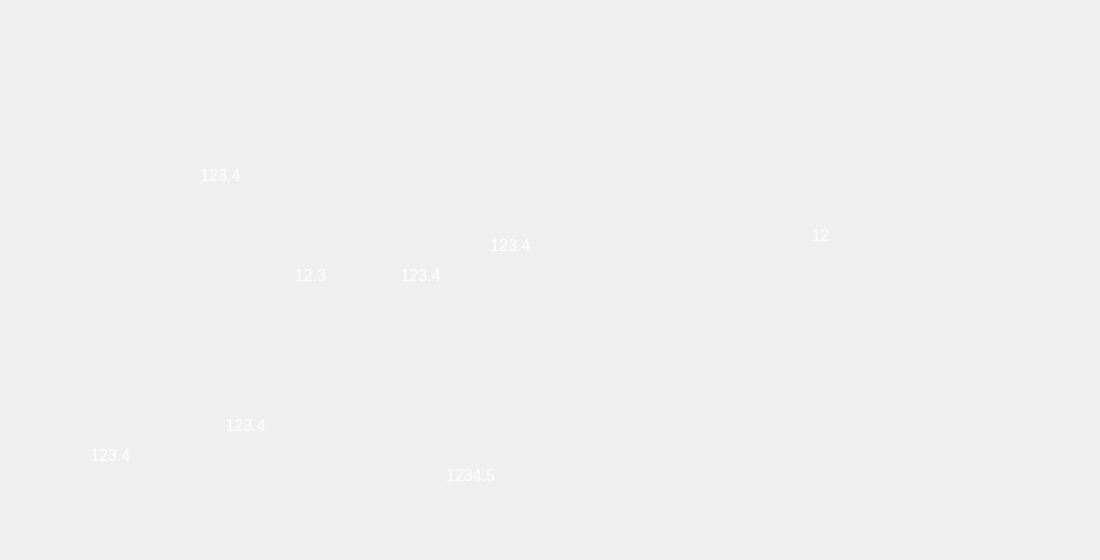
   <widget class="QWidget" name="Profile">
    <attribute name="title">
     <string>Przekrój</string>
    </attribute>
    <widget class="QLabel" name="profilePicture">
     <property name="geometry">
      <rect>
       <x>-80</x>
       <y>-20</y>
       <width>1091</width>
       <height>551</height>
      </rect>
     </property>
     <property name="text">
      <string/>
     </property>
     <property name="pixmap">
      <pixmap resource="../resources.qrc">:/res/ResultTrussProfile.PNG</pixmap>
     </property>
     <property name="scaledContents">
      <bool>true</bool>
     </property>
    </widget>
    <widget class="QLabel" name="profileRafterLength">
     <property name="geometry">
      <rect>
       <x>190</x>
       <y>160</y>
       <width>61</width>
       <height>31</height>
      </rect>
     </property>
     <property name="palette">
      <palette>
       <active>
        <colorrole role="WindowText">
         <brush brushstyle="SolidPattern">
          <color alpha="255">
           <red>255</red>
           <green>255</green>
           <blue>255</blue>
          </color>
         </brush>
        </colorrole>
        <colorrole role="Button">
         <brush brushstyle="SolidPattern">
          <color alpha="255">
           <red>33</red>
           <green>40</green>
           <blue>48</blue>
          </color>
         </brush>
        </colorrole>
        <colorrole role="Base">
         <brush brushstyle="SolidPattern">
          <color alpha="255">
           <red>33</red>
           <green>40</green>
           <blue>48</blue>
          </color>
         </brush>
        </colorrole>
        <colorrole role="Window">
         <brush brushstyle="SolidPattern">
          <color alpha="255">
           <red>33</red>
           <green>40</green>
           <blue>48</blue>
          </color>
         </brush>
        </colorrole>
       </active>
       <inactive>
        <colorrole role="WindowText">
         <brush brushstyle="SolidPattern">
          <color alpha="255">
           <red>255</red>
           <green>255</green>
           <blue>255</blue>
          </color>
         </brush>
        </colorrole>
        <colorrole role="Button">
         <brush brushstyle="SolidPattern">
          <color alpha="255">
           <red>33</red>
           <green>40</green>
           <blue>48</blue>
          </color>
         </brush>
        </colorrole>
        <colorrole role="Base">
         <brush brushstyle="SolidPattern">
          <color alpha="255">
           <red>33</red>
           <green>40</green>
           <blue>48</blue>
          </color>
         </brush>
        </colorrole>
        <colorrole role="Window">
         <brush brushstyle="SolidPattern">
          <color alpha="255">
           <red>33</red>
           <green>40</green>
           <blue>48</blue>
          </color>
         </brush>
        </colorrole>
       </inactive>
       <disabled>
        <colorrole role="WindowText">
         <brush brushstyle="SolidPattern">
          <color alpha="255">
           <red>120</red>
           <green>120</green>
           <blue>120</blue>
          </color>
         </brush>
        </colorrole>
        <colorrole role="Button">
         <brush brushstyle="SolidPattern">
          <color alpha="255">
           <red>33</red>
           <green>40</green>
           <blue>48</blue>
          </color>
         </brush>
        </colorrole>
        <colorrole role="Base">
         <brush brushstyle="SolidPattern">
          <color alpha="255">
           <red>33</red>
           <green>40</green>
           <blue>48</blue>
          </color>
         </brush>
        </colorrole>
        <colorrole role="Window">
         <brush brushstyle="SolidPattern">
          <color alpha="255">
           <red>33</red>
           <green>40</green>
           <blue>48</blue>
          </color>
         </brush>
        </colorrole>
       </disabled>
      </palette>
     </property>
     <property name="font">
      <font>
       <pointsize>12</pointsize>
      </font>
     </property>
     <property name="frameShape">
      <enum>QFrame::NoFrame</enum>
     </property>
     <property name="text">
      <string>123.4</string>
     </property>
     <property name="alignment">
      <set>Qt::AlignCenter</set>
     </property>
    </widget>
    <widget class="QLabel" name="profilePropDistance">
     <property name="geometry">
      <rect>
       <x>210</x>
       <y>410</y>
       <width>71</width>
       <height>31</height>
      </rect>
     </property>
     <property name="palette">
      <palette>
       <active>
        <colorrole role="WindowText">
         <brush brushstyle="SolidPattern">
          <color alpha="255">
           <red>255</red>
           <green>255</green>
           <blue>255</blue>
          </color>
         </brush>
        </colorrole>
        <colorrole role="Button">
         <brush brushstyle="SolidPattern">
          <color alpha="255">
           <red>33</red>
           <green>40</green>
           <blue>48</blue>
          </color>
         </brush>
        </colorrole>
        <colorrole role="Base">
         <brush brushstyle="SolidPattern">
          <color alpha="255">
           <red>33</red>
           <green>40</green>
           <blue>48</blue>
          </color>
         </brush>
        </colorrole>
        <colorrole role="Window">
         <brush brushstyle="SolidPattern">
          <color alpha="255">
           <red>33</red>
           <green>40</green>
           <blue>48</blue>
          </color>
         </brush>
        </colorrole>
       </active>
       <inactive>
        <colorrole role="WindowText">
         <brush brushstyle="SolidPattern">
          <color alpha="255">
           <red>255</red>
           <green>255</green>
           <blue>255</blue>
          </color>
         </brush>
        </colorrole>
        <colorrole role="Button">
         <brush brushstyle="SolidPattern">
          <color alpha="255">
           <red>33</red>
           <green>40</green>
           <blue>48</blue>
          </color>
         </brush>
        </colorrole>
        <colorrole role="Base">
         <brush brushstyle="SolidPattern">
          <color alpha="255">
           <red>33</red>
           <green>40</green>
           <blue>48</blue>
          </color>
         </brush>
        </colorrole>
        <colorrole role="Window">
         <brush brushstyle="SolidPattern">
          <color alpha="255">
           <red>33</red>
           <green>40</green>
           <blue>48</blue>
          </color>
         </brush>
        </colorrole>
       </inactive>
       <disabled>
        <colorrole role="WindowText">
         <brush brushstyle="SolidPattern">
          <color alpha="255">
           <red>120</red>
           <green>120</green>
           <blue>120</blue>
          </color>
         </brush>
        </colorrole>
        <colorrole role="Button">
         <brush brushstyle="SolidPattern">
          <color alpha="255">
           <red>33</red>
           <green>40</green>
           <blue>48</blue>
          </color>
         </brush>
        </colorrole>
        <colorrole role="Base">
         <brush brushstyle="SolidPattern">
          <color alpha="255">
           <red>33</red>
           <green>40</green>
           <blue>48</blue>
          </color>
         </brush>
        </colorrole>
        <colorrole role="Window">
         <brush brushstyle="SolidPattern">
          <color alpha="255">
           <red>33</red>
           <green>40</green>
           <blue>48</blue>
          </color>
         </brush>
        </colorrole>
       </disabled>
      </palette>
     </property>
     <property name="font">
      <font>
       <pointsize>12</pointsize>
      </font>
     </property>
     <property name="frameShape">
      <enum>QFrame::NoFrame</enum>
     </property>
     <property name="text">
      <string>123.4</string>
     </property>
     <property name="alignment">
      <set>Qt::AlignCenter</set>
     </property>
    </widget>
    <widget class="QLabel" name="profileBuildingWidth">
     <property name="geometry">
      <rect>
       <x>430</x>
       <y>460</y>
       <width>81</width>
       <height>31</height>
      </rect>
     </property>
     <property name="palette">
      <palette>
       <active>
        <colorrole role="WindowText">
         <brush brushstyle="SolidPattern">
          <color alpha="255">
           <red>255</red>
           <green>255</green>
           <blue>255</blue>
          </color>
         </brush>
        </colorrole>
        <colorrole role="Button">
         <brush brushstyle="SolidPattern">
          <color alpha="255">
           <red>33</red>
           <green>40</green>
           <blue>48</blue>
          </color>
         </brush>
        </colorrole>
        <colorrole role="Base">
         <brush brushstyle="SolidPattern">
          <color alpha="255">
           <red>33</red>
           <green>40</green>
           <blue>48</blue>
          </color>
         </brush>
        </colorrole>
        <colorrole role="Window">
         <brush brushstyle="SolidPattern">
          <color alpha="255">
           <red>33</red>
           <green>40</green>
           <blue>48</blue>
          </color>
         </brush>
        </colorrole>
       </active>
       <inactive>
        <colorrole role="WindowText">
         <brush brushstyle="SolidPattern">
          <color alpha="255">
           <red>255</red>
           <green>255</green>
           <blue>255</blue>
          </color>
         </brush>
        </colorrole>
        <colorrole role="Button">
         <brush brushstyle="SolidPattern">
          <color alpha="255">
           <red>33</red>
           <green>40</green>
           <blue>48</blue>
          </color>
         </brush>
        </colorrole>
        <colorrole role="Base">
         <brush brushstyle="SolidPattern">
          <color alpha="255">
           <red>33</red>
           <green>40</green>
           <blue>48</blue>
          </color>
         </brush>
        </colorrole>
        <colorrole role="Window">
         <brush brushstyle="SolidPattern">
          <color alpha="255">
           <red>33</red>
           <green>40</green>
           <blue>48</blue>
          </color>
         </brush>
        </colorrole>
       </inactive>
       <disabled>
        <colorrole role="WindowText">
         <brush brushstyle="SolidPattern">
          <color alpha="255">
           <red>120</red>
           <green>120</green>
           <blue>120</blue>
          </color>
         </brush>
        </colorrole>
        <colorrole role="Button">
         <brush brushstyle="SolidPattern">
          <color alpha="255">
           <red>33</red>
           <green>40</green>
           <blue>48</blue>
          </color>
         </brush>
        </colorrole>
        <colorrole role="Base">
         <brush brushstyle="SolidPattern">
          <color alpha="255">
           <red>33</red>
           <green>40</green>
           <blue>48</blue>
          </color>
         </brush>
        </colorrole>
        <colorrole role="Window">
         <brush brushstyle="SolidPattern">
          <color alpha="255">
           <red>33</red>
           <green>40</green>
           <blue>48</blue>
          </color>
         </brush>
        </colorrole>
       </disabled>
      </palette>
     </property>
     <property name="font">
      <font>
       <pointsize>12</pointsize>
      </font>
     </property>
     <property name="frameShape">
      <enum>QFrame::NoFrame</enum>
     </property>
     <property name="text">
      <string>1234.5</string>
     </property>
     <property name="alignment">
      <set>Qt::AlignCenter</set>
     </property>
    </widget>
    <widget class="QLabel" name="profilePurlinLevel">
     <property name="geometry">
      <rect>
       <x>380</x>
       <y>260</y>
       <width>81</width>
       <height>31</height>
      </rect>
     </property>
     <property name="palette">
      <palette>
       <active>
        <colorrole role="WindowText">
         <brush brushstyle="SolidPattern">
          <color alpha="255">
           <red>255</red>
           <green>255</green>
           <blue>255</blue>
          </color>
         </brush>
        </colorrole>
        <colorrole role="Button">
         <brush brushstyle="SolidPattern">
          <color alpha="255">
           <red>33</red>
           <green>40</green>
           <blue>48</blue>
          </color>
         </brush>
        </colorrole>
        <colorrole role="Base">
         <brush brushstyle="SolidPattern">
          <color alpha="255">
           <red>33</red>
           <green>40</green>
           <blue>48</blue>
          </color>
         </brush>
        </colorrole>
        <colorrole role="Window">
         <brush brushstyle="SolidPattern">
          <color alpha="255">
           <red>33</red>
           <green>40</green>
           <blue>48</blue>
          </color>
         </brush>
        </colorrole>
       </active>
       <inactive>
        <colorrole role="WindowText">
         <brush brushstyle="SolidPattern">
          <color alpha="255">
           <red>255</red>
           <green>255</green>
           <blue>255</blue>
          </color>
         </brush>
        </colorrole>
        <colorrole role="Button">
         <brush brushstyle="SolidPattern">
          <color alpha="255">
           <red>33</red>
           <green>40</green>
           <blue>48</blue>
          </color>
         </brush>
        </colorrole>
        <colorrole role="Base">
         <brush brushstyle="SolidPattern">
          <color alpha="255">
           <red>33</red>
           <green>40</green>
           <blue>48</blue>
          </color>
         </brush>
        </colorrole>
        <colorrole role="Window">
         <brush brushstyle="SolidPattern">
          <color alpha="255">
           <red>33</red>
           <green>40</green>
           <blue>48</blue>
          </color>
         </brush>
        </colorrole>
       </inactive>
       <disabled>
        <colorrole role="WindowText">
         <brush brushstyle="SolidPattern">
          <color alpha="255">
           <red>120</red>
           <green>120</green>
           <blue>120</blue>
          </color>
         </brush>
        </colorrole>
        <colorrole role="Button">
         <brush brushstyle="SolidPattern">
          <color alpha="255">
           <red>33</red>
           <green>40</green>
           <blue>48</blue>
          </color>
         </brush>
        </colorrole>
        <colorrole role="Base">
         <brush brushstyle="SolidPattern">
          <color alpha="255">
           <red>33</red>
           <green>40</green>
           <blue>48</blue>
          </color>
         </brush>
        </colorrole>
        <colorrole role="Window">
         <brush brushstyle="SolidPattern">
          <color alpha="255">
           <red>33</red>
           <green>40</green>
           <blue>48</blue>
          </color>
         </brush>
        </colorrole>
       </disabled>
      </palette>
     </property>
     <property name="font">
      <font>
       <pointsize>12</pointsize>
      </font>
     </property>
     <property name="frameShape">
      <enum>QFrame::NoFrame</enum>
     </property>
     <property name="text">
      <string>123.4</string>
     </property>
     <property name="alignment">
      <set>Qt::AlignCenter</set>
     </property>
    </widget>
    <widget class="QLabel" name="profileTrussHeight">
     <property name="geometry">
      <rect>
       <x>470</x>
       <y>230</y>
       <width>81</width>
       <height>31</height>
      </rect>
     </property>
     <property name="palette">
      <palette>
       <active>
        <colorrole role="WindowText">
         <brush brushstyle="SolidPattern">
          <color alpha="255">
           <red>255</red>
           <green>255</green>
           <blue>255</blue>
          </color>
         </brush>
        </colorrole>
        <colorrole role="Button">
         <brush brushstyle="SolidPattern">
          <color alpha="255">
           <red>33</red>
           <green>40</green>
           <blue>48</blue>
          </color>
         </brush>
        </colorrole>
        <colorrole role="Base">
         <brush brushstyle="SolidPattern">
          <color alpha="255">
           <red>33</red>
           <green>40</green>
           <blue>48</blue>
          </color>
         </brush>
        </colorrole>
        <colorrole role="Window">
         <brush brushstyle="SolidPattern">
          <color alpha="255">
           <red>33</red>
           <green>40</green>
           <blue>48</blue>
          </color>
         </brush>
        </colorrole>
       </active>
       <inactive>
        <colorrole role="WindowText">
         <brush brushstyle="SolidPattern">
          <color alpha="255">
           <red>255</red>
           <green>255</green>
           <blue>255</blue>
          </color>
         </brush>
        </colorrole>
        <colorrole role="Button">
         <brush brushstyle="SolidPattern">
          <color alpha="255">
           <red>33</red>
           <green>40</green>
           <blue>48</blue>
          </color>
         </brush>
        </colorrole>
        <colorrole role="Base">
         <brush brushstyle="SolidPattern">
          <color alpha="255">
           <red>33</red>
           <green>40</green>
           <blue>48</blue>
          </color>
         </brush>
        </colorrole>
        <colorrole role="Window">
         <brush brushstyle="SolidPattern">
          <color alpha="255">
           <red>33</red>
           <green>40</green>
           <blue>48</blue>
          </color>
         </brush>
        </colorrole>
       </inactive>
       <disabled>
        <colorrole role="WindowText">
         <brush brushstyle="SolidPattern">
          <color alpha="255">
           <red>120</red>
           <green>120</green>
           <blue>120</blue>
          </color>
         </brush>
        </colorrole>
        <colorrole role="Button">
         <brush brushstyle="SolidPattern">
          <color alpha="255">
           <red>33</red>
           <green>40</green>
           <blue>48</blue>
          </color>
         </brush>
        </colorrole>
        <colorrole role="Base">
         <brush brushstyle="SolidPattern">
          <color alpha="255">
           <red>33</red>
           <green>40</green>
           <blue>48</blue>
          </color>
         </brush>
        </colorrole>
        <colorrole role="Window">
         <brush brushstyle="SolidPattern">
          <color alpha="255">
           <red>33</red>
           <green>40</green>
           <blue>48</blue>
          </color>
         </brush>
        </colorrole>
       </disabled>
      </palette>
     </property>
     <property name="font">
      <font>
       <pointsize>12</pointsize>
      </font>
     </property>
     <property name="frameShape">
      <enum>QFrame::NoFrame</enum>
     </property>
     <property name="text">
      <string>123.4</string>
     </property>
     <property name="alignment">
      <set>Qt::AlignCenter</set>
     </property>
    </widget>
    <widget class="QLabel" name="profileEaveLength">
     <property name="geometry">
      <rect>
       <x>70</x>
       <y>440</y>
       <width>81</width>
       <height>31</height>
      </rect>
     </property>
     <property name="palette">
      <palette>
       <active>
        <colorrole role="WindowText">
         <brush brushstyle="SolidPattern">
          <color alpha="255">
           <red>255</red>
           <green>255</green>
           <blue>255</blue>
          </color>
         </brush>
        </colorrole>
        <colorrole role="Button">
         <brush brushstyle="SolidPattern">
          <color alpha="255">
           <red>33</red>
           <green>40</green>
           <blue>48</blue>
          </color>
         </brush>
        </colorrole>
        <colorrole role="Base">
         <brush brushstyle="SolidPattern">
          <color alpha="255">
           <red>33</red>
           <green>40</green>
           <blue>48</blue>
          </color>
         </brush>
        </colorrole>
        <colorrole role="Window">
         <brush brushstyle="SolidPattern">
          <color alpha="255">
           <red>33</red>
           <green>40</green>
           <blue>48</blue>
          </color>
         </brush>
        </colorrole>
       </active>
       <inactive>
        <colorrole role="WindowText">
         <brush brushstyle="SolidPattern">
          <color alpha="255">
           <red>255</red>
           <green>255</green>
           <blue>255</blue>
          </color>
         </brush>
        </colorrole>
        <colorrole role="Button">
         <brush brushstyle="SolidPattern">
          <color alpha="255">
           <red>33</red>
           <green>40</green>
           <blue>48</blue>
          </color>
         </brush>
        </colorrole>
        <colorrole role="Base">
         <brush brushstyle="SolidPattern">
          <color alpha="255">
           <red>33</red>
           <green>40</green>
           <blue>48</blue>
          </color>
         </brush>
        </colorrole>
        <colorrole role="Window">
         <brush brushstyle="SolidPattern">
          <color alpha="255">
           <red>33</red>
           <green>40</green>
           <blue>48</blue>
          </color>
         </brush>
        </colorrole>
       </inactive>
       <disabled>
        <colorrole role="WindowText">
         <brush brushstyle="SolidPattern">
          <color alpha="255">
           <red>120</red>
           <green>120</green>
           <blue>120</blue>
          </color>
         </brush>
        </colorrole>
        <colorrole role="Button">
         <brush brushstyle="SolidPattern">
          <color alpha="255">
           <red>33</red>
           <green>40</green>
           <blue>48</blue>
          </color>
         </brush>
        </colorrole>
        <colorrole role="Base">
         <brush brushstyle="SolidPattern">
          <color alpha="255">
           <red>33</red>
           <green>40</green>
           <blue>48</blue>
          </color>
         </brush>
        </colorrole>
        <colorrole role="Window">
         <brush brushstyle="SolidPattern">
          <color alpha="255">
           <red>33</red>
           <green>40</green>
           <blue>48</blue>
          </color>
         </brush>
        </colorrole>
       </disabled>
      </palette>
     </property>
     <property name="font">
      <font>
       <pointsize>12</pointsize>
      </font>
     </property>
     <property name="frameShape">
      <enum>QFrame::NoFrame</enum>
     </property>
     <property name="text">
      <string>123.4</string>
     </property>
     <property name="alignment">
      <set>Qt::AlignCenter</set>
     </property>
    </widget>
    <widget class="QLabel" name="profileRafterHeight">
     <property name="geometry">
      <rect>
       <x>800</x>
       <y>220</y>
       <width>41</width>
       <height>31</height>
      </rect>
     </property>
     <property name="palette">
      <palette>
       <active>
        <colorrole role="WindowText">
         <brush brushstyle="SolidPattern">
          <color alpha="255">
           <red>255</red>
           <green>255</green>
           <blue>255</blue>
          </color>
         </brush>
        </colorrole>
        <colorrole role="Button">
         <brush brushstyle="SolidPattern">
          <color alpha="255">
           <red>33</red>
           <green>40</green>
           <blue>48</blue>
          </color>
         </brush>
        </colorrole>
        <colorrole role="Base">
         <brush brushstyle="SolidPattern">
          <color alpha="255">
           <red>33</red>
           <green>40</green>
           <blue>48</blue>
          </color>
         </brush>
        </colorrole>
        <colorrole role="Window">
         <brush brushstyle="SolidPattern">
          <color alpha="255">
           <red>33</red>
           <green>40</green>
           <blue>48</blue>
          </color>
         </brush>
        </colorrole>
       </active>
       <inactive>
        <colorrole role="WindowText">
         <brush brushstyle="SolidPattern">
          <color alpha="255">
           <red>255</red>
           <green>255</green>
           <blue>255</blue>
          </color>
         </brush>
        </colorrole>
        <colorrole role="Button">
         <brush brushstyle="SolidPattern">
          <color alpha="255">
           <red>33</red>
           <green>40</green>
           <blue>48</blue>
          </color>
         </brush>
        </colorrole>
        <colorrole role="Base">
         <brush brushstyle="SolidPattern">
          <color alpha="255">
           <red>33</red>
           <green>40</green>
           <blue>48</blue>
          </color>
         </brush>
        </colorrole>
        <colorrole role="Window">
         <brush brushstyle="SolidPattern">
          <color alpha="255">
           <red>33</red>
           <green>40</green>
           <blue>48</blue>
          </color>
         </brush>
        </colorrole>
       </inactive>
       <disabled>
        <colorrole role="WindowText">
         <brush brushstyle="SolidPattern">
          <color alpha="255">
           <red>120</red>
           <green>120</green>
           <blue>120</blue>
          </color>
         </brush>
        </colorrole>
        <colorrole role="Button">
         <brush brushstyle="SolidPattern">
          <color alpha="255">
           <red>33</red>
           <green>40</green>
           <blue>48</blue>
          </color>
         </brush>
        </colorrole>
        <colorrole role="Base">
         <brush brushstyle="SolidPattern">
          <color alpha="255">
           <red>33</red>
           <green>40</green>
           <blue>48</blue>
          </color>
         </brush>
        </colorrole>
        <colorrole role="Window">
         <brush brushstyle="SolidPattern">
          <color alpha="255">
           <red>33</red>
           <green>40</green>
           <blue>48</blue>
          </color>
         </brush>
        </colorrole>
       </disabled>
      </palette>
     </property>
     <property name="font">
      <font>
       <pointsize>12</pointsize>
      </font>
     </property>
     <property name="frameShape">
      <enum>QFrame::NoFrame</enum>
     </property>
     <property name="text">
      <string>12</string>
     </property>
     <property name="alignment">
      <set>Qt::AlignCenter</set>
     </property>
    </widget>
    <widget class="QLabel" name="profileWallPlate">
     <property name="geometry">
      <rect>
       <x>280</x>
       <y>260</y>
       <width>61</width>
       <height>31</height>
      </rect>
     </property>
     <property name="palette">
      <palette>
       <active>
        <colorrole role="WindowText">
         <brush brushstyle="SolidPattern">
          <color alpha="255">
           <red>255</red>
           <green>255</green>
           <blue>255</blue>
          </color>
         </brush>
        </colorrole>
        <colorrole role="Button">
         <brush brushstyle="SolidPattern">
          <color alpha="255">
           <red>33</red>
           <green>40</green>
           <blue>48</blue>
          </color>
         </brush>
        </colorrole>
        <colorrole role="Base">
         <brush brushstyle="SolidPattern">
          <color alpha="255">
           <red>33</red>
           <green>40</green>
           <blue>48</blue>
          </color>
         </brush>
        </colorrole>
        <colorrole role="Window">
         <brush brushstyle="SolidPattern">
          <color alpha="255">
           <red>33</red>
           <green>40</green>
           <blue>48</blue>
          </color>
         </brush>
        </colorrole>
       </active>
       <inactive>
        <colorrole role="WindowText">
         <brush brushstyle="SolidPattern">
          <color alpha="255">
           <red>255</red>
           <green>255</green>
           <blue>255</blue>
          </color>
         </brush>
        </colorrole>
        <colorrole role="Button">
         <brush brushstyle="SolidPattern">
          <color alpha="255">
           <red>33</red>
           <green>40</green>
           <blue>48</blue>
          </color>
         </brush>
        </colorrole>
        <colorrole role="Base">
         <brush brushstyle="SolidPattern">
          <color alpha="255">
           <red>33</red>
           <green>40</green>
           <blue>48</blue>
          </color>
         </brush>
        </colorrole>
        <colorrole role="Window">
         <brush brushstyle="SolidPattern">
          <color alpha="255">
           <red>33</red>
           <green>40</green>
           <blue>48</blue>
          </color>
         </brush>
        </colorrole>
       </inactive>
       <disabled>
        <colorrole role="WindowText">
         <brush brushstyle="SolidPattern">
          <color alpha="255">
           <red>120</red>
           <green>120</green>
           <blue>120</blue>
          </color>
         </brush>
        </colorrole>
        <colorrole role="Button">
         <brush brushstyle="SolidPattern">
          <color alpha="255">
           <red>33</red>
           <green>40</green>
           <blue>48</blue>
          </color>
         </brush>
        </colorrole>
        <colorrole role="Base">
         <brush brushstyle="SolidPattern">
          <color alpha="255">
           <red>33</red>
           <green>40</green>
           <blue>48</blue>
          </color>
         </brush>
        </colorrole>
        <colorrole role="Window">
         <brush brushstyle="SolidPattern">
          <color alpha="255">
           <red>33</red>
           <green>40</green>
           <blue>48</blue>
          </color>
         </brush>
        </colorrole>
       </disabled>
      </palette>
     </property>
     <property name="font">
      <font>
       <pointsize>12</pointsize>
      </font>
     </property>
     <property name="frameShape">
      <enum>QFrame::NoFrame</enum>
     </property>
     <property name="text">
      <string>12.3</string>
     </property>
     <property name="alignment">
      <set>Qt::AlignCenter</set>
     </property>
    </widget>
   </widget>
